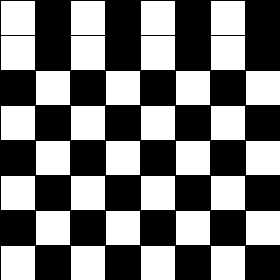
Frame 1 (no input)
Frame 60 (the mouse pressed at the canvas centre just before this capture): identical to frame 1, image omitted
Frame 120 (the mouse held since frame 60 and released just before this capture): identical to frame 1, image omitted

The Processing sketch that drew this single still picture (run headless with seeded random() and noise(); from frame 60 on, the mouse is pressed at the canvas centre):

// Processing sketch: processing_52894
// ── processing_52894.pde

// Luke Diamantopoulos, Problem set 1, Question 5
int NB = 35;
int columns, rows;

void setup() {
  size(280,280); // 280/8 = 8x8 grid full screen. The size has to be divided by 8.
  columns = width/NB;  // height/35 - this makes the height go up the screen
  rows = height/NB; // width/35 - this makes it go across the screen
}

void draw() {
for (int i = 0; i < columns; i++) { 
for (int j = 0; j < rows; j++) { 
      
 
int x = i*NB;  
int y = j*NB; 
     
stroke(0);
rect(x,y,NB,NB); 
      
      if ((i % 2 == 0) && (j % 2 == 0) || (i % 2 != 0) && (j % 2 != 0)) {
        fill(255);
      } else {
        fill(0);
      }

      
    }
  }
}
